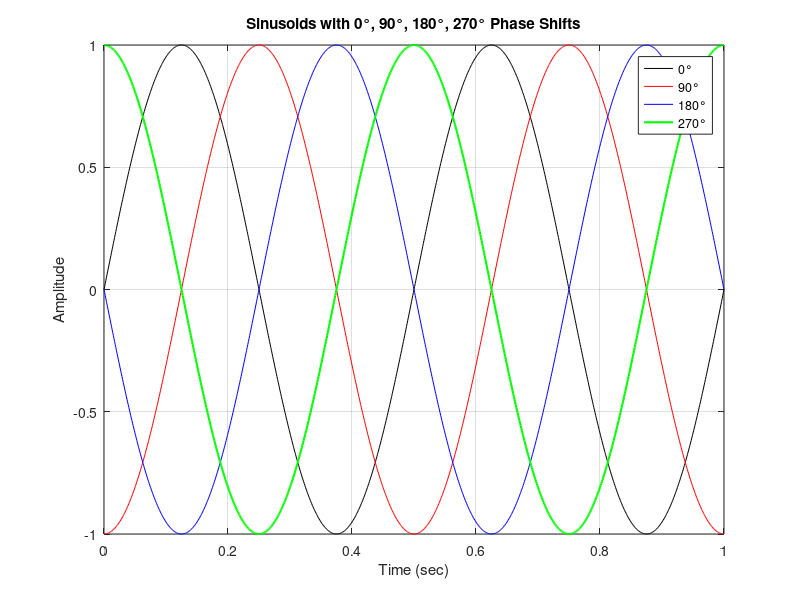

Write the MATLAB code that produced this figure.
clc; clear all;

fs = 1000; 
f = 2;
t = 0:1/fs:1;

x1 = sin(2*pi*f*t);
x2 = sin(2*pi*f*t - pi/2);   % 90°
x3 = sin(2*pi*f*t - pi);     % 180°
x4 = sin(2*pi*f*t - 3*pi/2); % 270°

plot(t,x1,'k', t,x2,'r', t,x3,'b', t,x4,'g', 'LineWidth', 1.5);
grid on;
xlabel('Time (sec)');
ylabel('Amplitude');
title('Sinusoids with 0°, 90°, 180°, 270° Phase Shifts');
legend('0°','90°','180°','270°');
